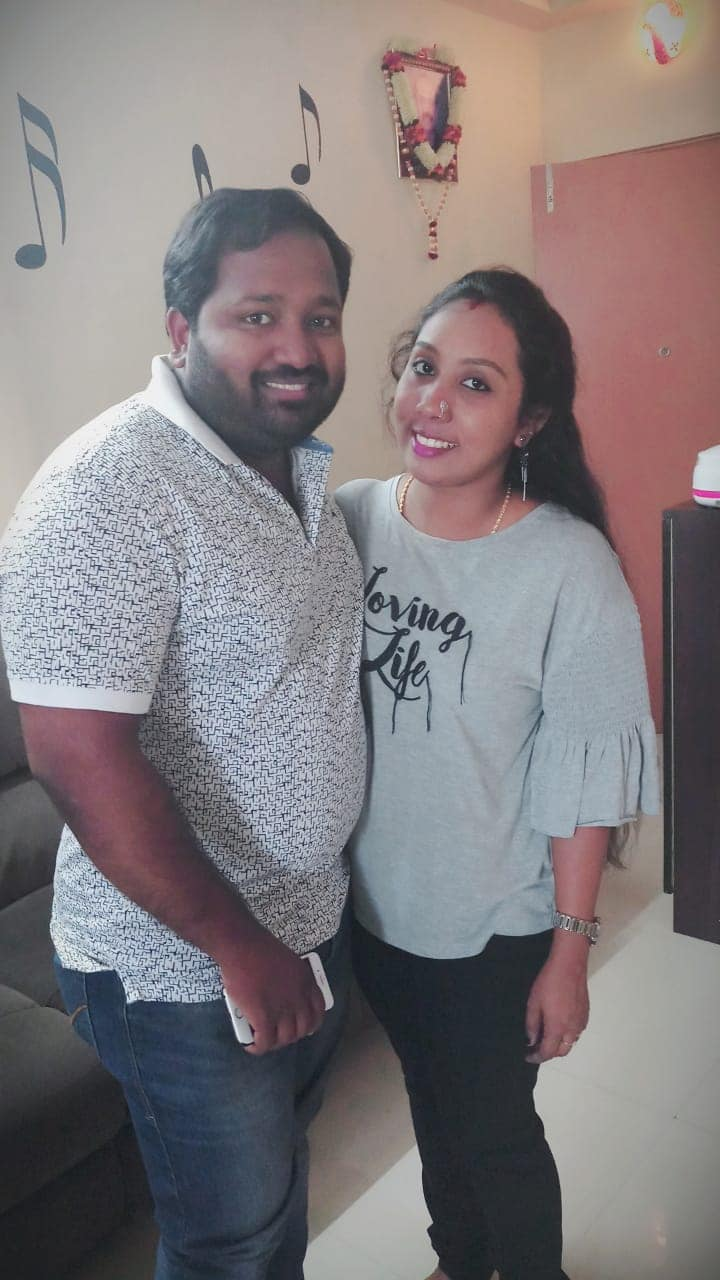
#> input picture us.jpg, 720 x 1280 px
$ python facedetection.py
#> lines starting #> are read from the running program, lines starting #| are printed output that depends on the picture; after the words box and inside, x2 and y2 are one past the last pixel; in counts of white or black regions, pixels touching at a corner belong together
import cv2

img = cv2.imread('us.jpg')
#> img is the input picture: shape (1280, 720, 3); mean B, G, R 125.8, 123.5, 130.5
grey = cv2.cvtColor(img,cv2.COLOR_BGR2GRAY)
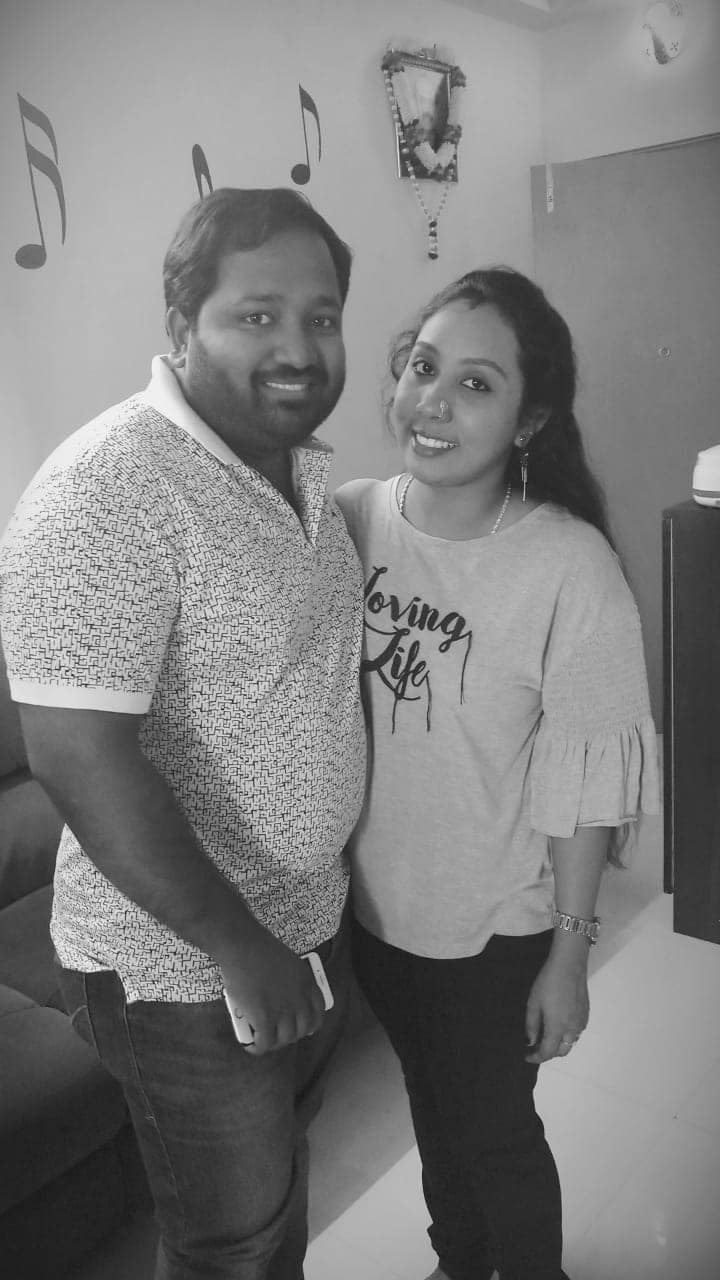
#> grey: shape (1280, 720); min 11, max 255, mean 125.8
face = cv2.CascadeClassifier('haarcascade_frontalface_default.xml')
faces = face.detectMultiScale(grey,1.1,5)
#> faces = [[202, 250, 174, 174], [353, 305, 176, 176]]

for x,y,w,h in faces:
    cv2.rectangle(img,(x,y),(x+w, y+h),(0,255,0),3)
#> this loop made 2 passes
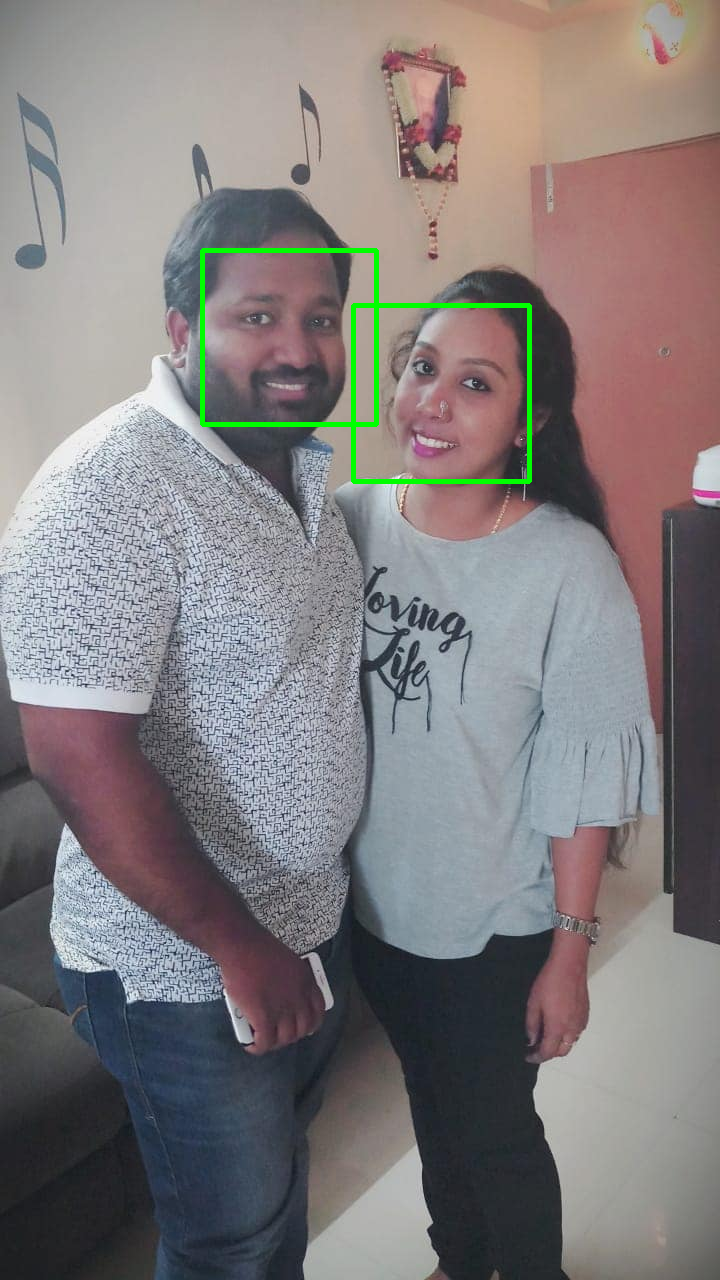
#> img: shape (1280, 720, 3); 0.75% of pixels changed, all inside (x1, y1, x2, y2) = (200, 248, 532, 484)

cv2.imshow('face',img)
cv2.waitKey(0)

$ run again, with manikutty.jpg copied over us.jpg
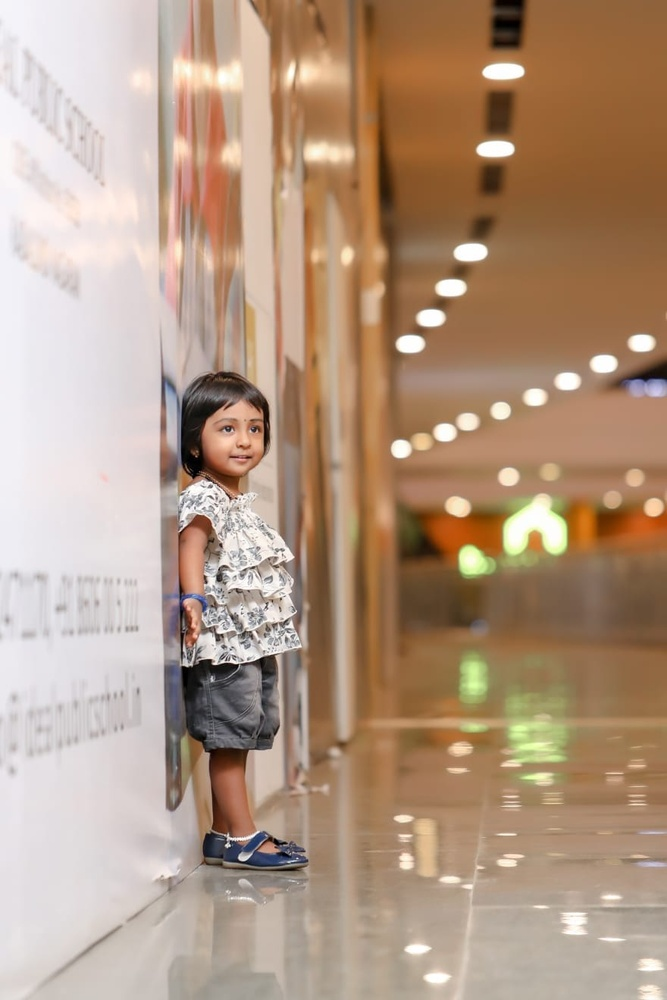
#> input picture manikutty.jpg, 667 x 1000 px, shrunk from 880 x 1320 before the run
#> img is the input picture: shape (1000, 667, 3); mean B, G, R 131.3, 152.7, 178.9
#> `grey = cv2.cvtColor(img,cv2.COLOR_BGR2GRAY)`:
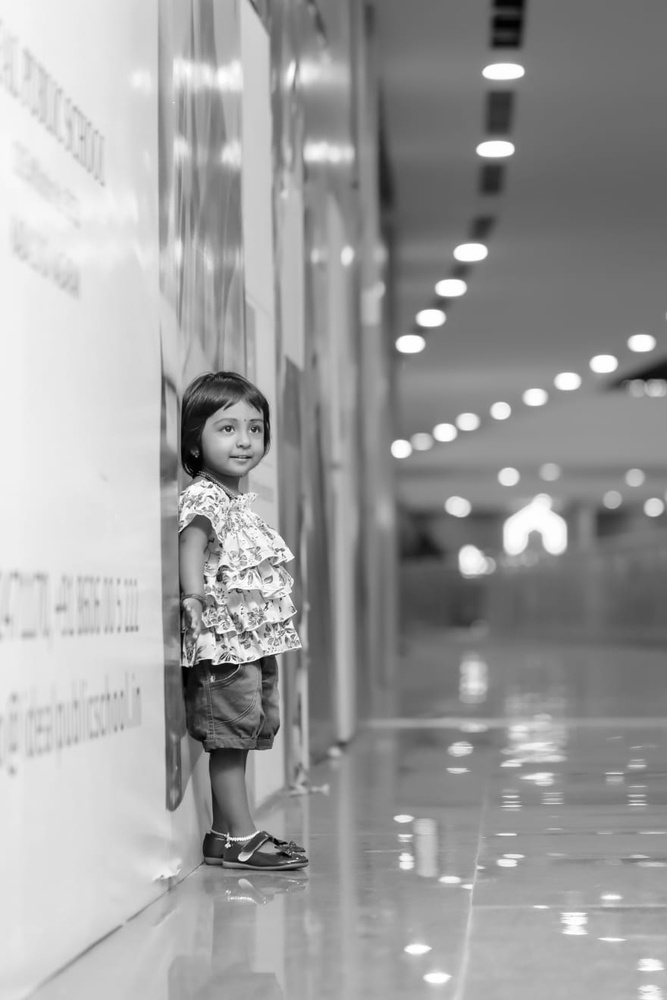
#> grey: shape (1000, 667); min 0, max 255, mean 158.1
#> faces = [[204, 400, 73, 73]]
#> the loop `for x,y,w,h in faces:` made 1 pass
#> after the loop `for x,y,w,h in faces:`:
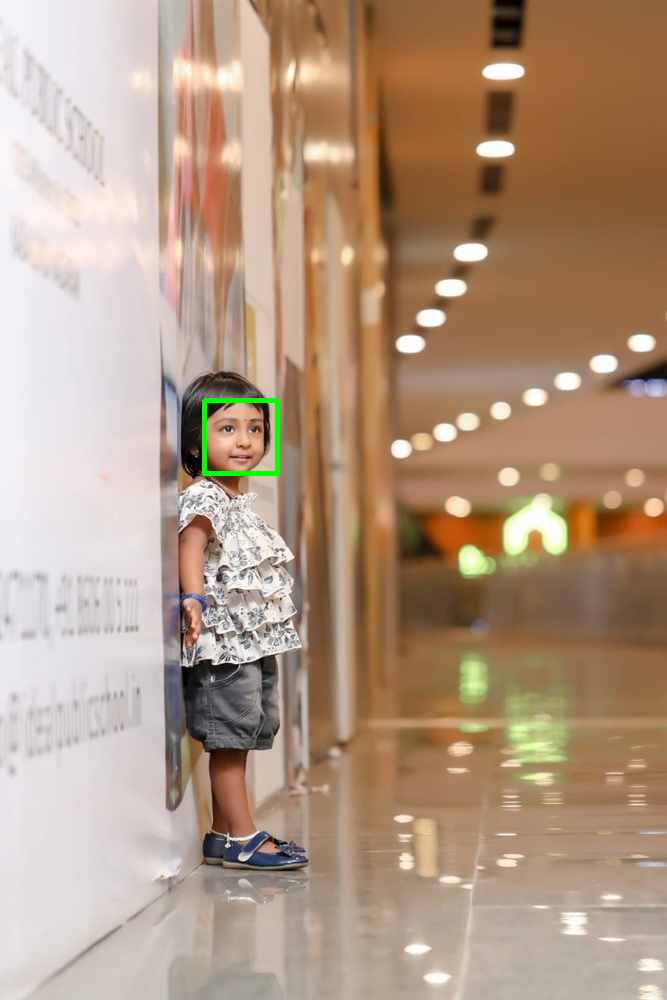
#> img: shape (1000, 667, 3); 0.22% of pixels changed, all inside (x1, y1, x2, y2) = (202, 398, 280, 476)
